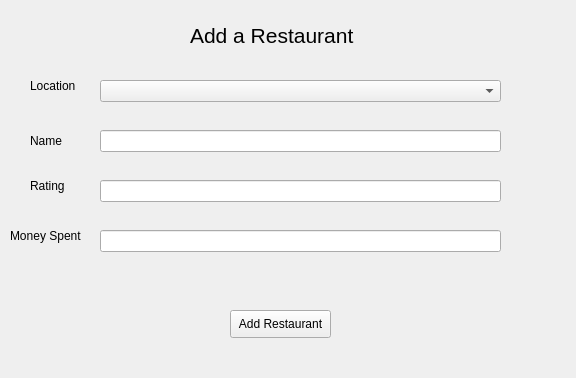
<?xml version="1.0" encoding="UTF-8"?>
<ui version="4.0">
 <class>Form</class>
 <widget class="QWidget" name="Form">
  <property name="geometry">
   <rect>
    <x>0</x>
    <y>0</y>
    <width>576</width>
    <height>378</height>
   </rect>
  </property>
  <property name="windowTitle">
   <string>Form</string>
  </property>
  <widget class="QLabel" name="label">
   <property name="geometry">
    <rect>
     <x>190</x>
     <y>-30</y>
     <width>211</width>
     <height>131</height>
    </rect>
   </property>
   <property name="font">
    <font>
     <pointsize>16</pointsize>
    </font>
   </property>
   <property name="text">
    <string>Add a Restaurant</string>
   </property>
  </widget>
  <widget class="QLabel" name="label_3">
   <property name="geometry">
    <rect>
     <x>30</x>
     <y>130</y>
     <width>71</width>
     <height>21</height>
    </rect>
   </property>
   <property name="text">
    <string>Name</string>
   </property>
  </widget>
  <widget class="QLineEdit" name="NameEntry">
   <property name="geometry">
    <rect>
     <x>100</x>
     <y>130</y>
     <width>401</width>
     <height>22</height>
    </rect>
   </property>
   <property name="text">
    <string/>
   </property>
  </widget>
  <widget class="QLabel" name="label_5">
   <property name="geometry">
    <rect>
     <x>30</x>
     <y>170</y>
     <width>71</width>
     <height>31</height>
    </rect>
   </property>
   <property name="text">
    <string>Rating</string>
   </property>
  </widget>
  <widget class="QLineEdit" name="RatingEntry">
   <property name="geometry">
    <rect>
     <x>100</x>
     <y>180</y>
     <width>401</width>
     <height>22</height>
    </rect>
   </property>
  </widget>
  <widget class="QLabel" name="label_6">
   <property name="geometry">
    <rect>
     <x>30</x>
     <y>70</y>
     <width>61</width>
     <height>31</height>
    </rect>
   </property>
   <property name="text">
    <string>Location</string>
   </property>
  </widget>
  <widget class="QPushButton" name="addRestaurant">
   <property name="geometry">
    <rect>
     <x>230</x>
     <y>310</y>
     <width>101</width>
     <height>28</height>
    </rect>
   </property>
   <property name="text">
    <string>Add Restaurant</string>
   </property>
  </widget>
  <widget class="QComboBox" name="Location">
   <property name="geometry">
    <rect>
     <x>100</x>
     <y>80</y>
     <width>401</width>
     <height>22</height>
    </rect>
   </property>
  </widget>
  <widget class="QLabel" name="label_2">
   <property name="geometry">
    <rect>
     <x>10</x>
     <y>220</y>
     <width>81</width>
     <height>31</height>
    </rect>
   </property>
   <property name="text">
    <string>Money Spent</string>
   </property>
  </widget>
  <widget class="QLineEdit" name="SpentEntry">
   <property name="geometry">
    <rect>
     <x>100</x>
     <y>230</y>
     <width>401</width>
     <height>22</height>
    </rect>
   </property>
  </widget>
 </widget>
 <resources/>
 <connections/>
</ui>
